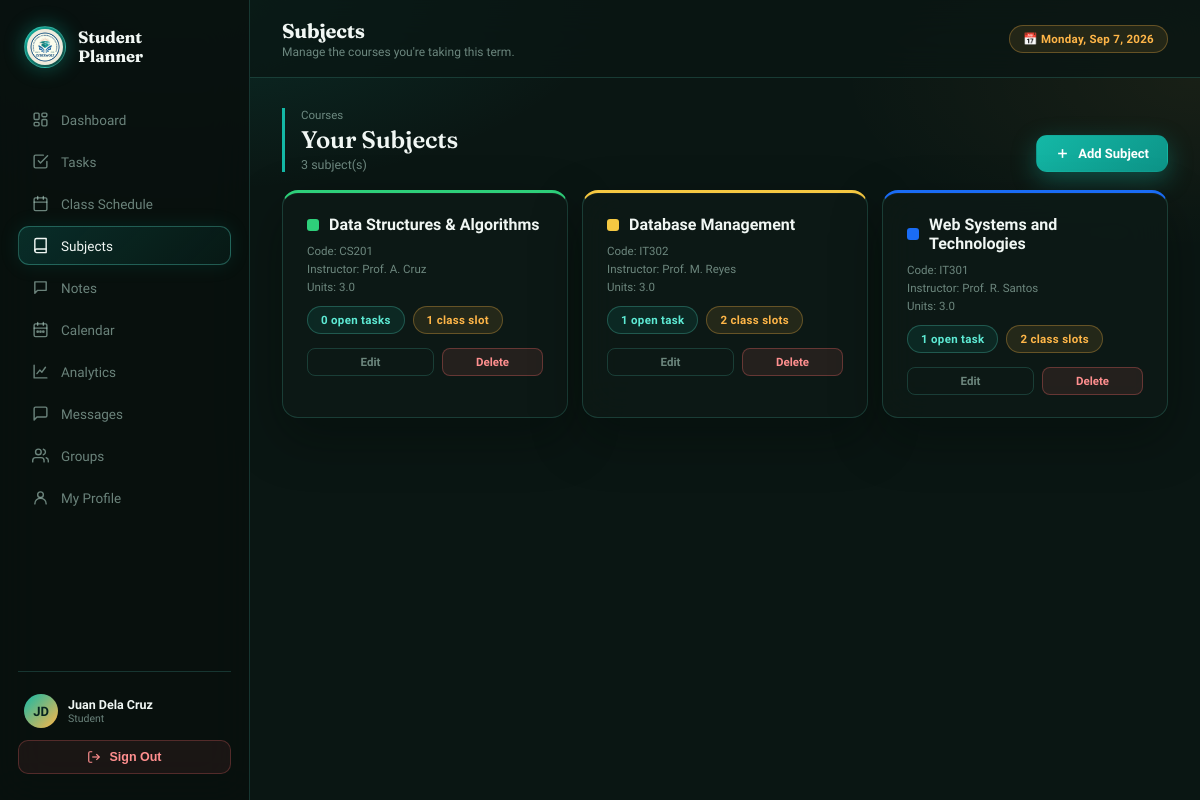
The page /subjects.php (signed in) on the database its author committed.
### tables this page shows
CREATE TABLE IF NOT EXISTS `subjects` (
  `id`           INT UNSIGNED AUTO_INCREMENT PRIMARY KEY,
  `user_id`      INT UNSIGNED NOT NULL,
  `subject_name` VARCHAR(120) NOT NULL,
  `subject_code` VARCHAR(30)  NULL,
  `instructor`   VARCHAR(100) NULL,
  `units`        DECIMAL(3,1) NULL,
  `color`        VARCHAR(7)   NOT NULL DEFAULT '#1a6cf5',
  `created_at`   DATETIME     NOT NULL DEFAULT CURRENT_TIMESTAMP,
  FOREIGN KEY (`user_id`) REFERENCES `login_accounts`(`id`) ON DELETE CASCADE
);

### subjects.php (the view, shortened to what this page needs)
<?php
require_once __DIR__ . '/includes/auth.php';
$subjects = mysqli_query($conn, "
  SELECT s.*,
    (SELECT COUNT(*) FROM tasks t WHERE t.subject_id=s.id AND t.status!='completed') AS open_tasks,
    (SELECT COUNT(*) FROM schedule sc WHERE sc.subject_id=s.id) AS class_count
  FROM subjects s WHERE s.user_id=$userId ORDER BY s.subject_name ASC");
$pageTitle = "Subjects";
$pageSub   = "Manage the courses you're taking this term.";
$activeNav = "subjects";
include __DIR__ . '/includes/layout_head.php';
?>
<div class="section-head">
  <div>
    <div class="section-eyebrow">Courses</div>
    <div class="section-title">Your Subjects</div>
    <div class="section-sub"><?php echo mysqli_num_rows($subjects); ?> subject(s)</div>
  </div>
  <button class="btn btn-primary" onclick="openModal('addSubjectModal')">
    <svg width="15" height="15" viewBox="0 0 24 24" fill="none" stroke="currentColor" stroke-width="2.5"><line x1="12" y1="5" x2="12" y2="19"/><line x1="5" y1="12" x2="19" y2="12"/></svg>
    Add Subject
  </button>
</div>
<?php if (mysqli_num_rows($subjects) === 0): ?>
  <div class="card">
    <div class="empty-state">
      <svg viewBox="0 0 24 24" stroke="currentColor"><path d="M4 19.5A2.5 2.5 0 0 1 6.5 17H20"/><path d="M6.5 2H20v20H6.5A2.5 2.5 0 0 1 4 19.5v-15A2.5 2.5 0 0 1 6.5 2z"/></svg>
      <div class="empty-title">No subjects yet</div>
      <div class="empty-sub">Add your first subject to start scheduling classes and tasks.</div>
    </div>
  </div>
<?php else: ?>
<div class="stat-grid" style="grid-template-columns:repeat(auto-fit,minmax(260px,1fr))">
  <?php mysqli_data_seek($subjects,0); while ($s = mysqli_fetch_assoc($subjects)):
    $sEsc = htmlspecialchars(json_encode($s), ENT_QUOTES, 'UTF-8');
  ?>
  <div class="card card-pad" style="--c:<?php echo h($s['color']); ?>;border-top:3px solid <?php echo h($s['color']); ?>">
    <div class="flex items-center gap-10" style="margin-bottom:10px">
      <span class="chip" style="width:12px;height:12px;background:<?php echo h($s['color']); ?>"></span>
      <div style="font-size:16px;font-weight:700;flex:1"><?php echo h($s['subject_name']); ?></div>
    </div>
    <?php if ($s['subject_code']): ?><div style="font-size:11.5px;color:var(--muted);margin-bottom:4px">Code: <?php echo h($s['subject_code']); ?></div><?php endif; ?>
    <?php if ($s['instructor']): ?><div style="font-size:11.5px;color:var(--muted);margin-bottom:4px">Instructor: <?php echo h($s['instructor']); ?></div><?php endif; ?>
    <?php if ($s['units']): ?><div style="font-size:11.5px;color:var(--muted);margin-bottom:10px">Units: <?php echo h($s['units']); ?></div><?php endif; ?>
    <div class="flex gap-8" style="margin:12px 0 14px">
      <span class="pill"><?php echo $s['open_tasks']; ?> open task<?php echo $s['open_tasks']==1?'':'s'; ?></span>
      <span class="pill gold"><?php echo $s['class_count']; ?> class slot<?php echo $s['class_count']==1?'':'s'; ?></span>
    </div>
    <div class="flex gap-8">
      <button class="btn btn-outline btn-sm" style="flex:1" onclick='editSubject(<?php echo $sEsc; ?>)'>Edit</button>
      <form method="POST" style="flex:1" onsubmit="return confirm('Delete this subject? Linked tasks/notes will be unlinked, not deleted.');">
        <button type="submit" class="btn btn-danger btn-sm" style="width:100%">Delete</button>
      </form>
    </div>
  </div>
  <?php endwhile; ?>
</div>
<?php endif; ?>
<?php include __DIR__ . '/includes/layout_foot.php'; ?>

### includes/layout_head.php (shortened to what this page needs)
<?php
$pageTitle  = $pageTitle  ?? 'Dashboard';
$pageSub    = $pageSub    ?? '';
$activeNav  = $activeNav  ?? '';
function navClass($key, $active){ return 'sb-link' . ($key === $active ? ' active' : ''); }
?>
<!DOCTYPE html>
<html lang="en">
<head>
<link rel="stylesheet" href="assets/css/style.css">
</head>
<body>
<div class="app">
  <aside class="sidebar" id="sidebar">
    <div class="sb-brand">
      <div class="sb-brand-ring">
        <img src="assets/img/logo.jpg" alt="School logo">
      </div>
      <div>
        <div class="sb-brand-name">Student<br>Planner</div>
      </div>
    </div>
    <nav class="sb-nav">
      <a href="index.php" class="<?php echo navClass('dashboard',$activeNav); ?>">
        <svg viewBox="0 0 24 24"><rect x="3" y="3" width="7" height="9" rx="1.5"/><rect x="14" y="3" width="7" height="5" rx="1.5"/><rect x="14" y="12" width="7" height="9" rx="1.5"/><rect x="3" y="16" width="7" height="5" rx="1.5"/></svg>
        Dashboard
      </a>
      <a href="tasks.php" class="<?php echo navClass('tasks',$activeNav); ?>">
        <svg viewBox="0 0 24 24"><path d="M9 11l3 3L22 4"/><path d="M21 12v7a2 2 0 0 1-2 2H5a2 2 0 0 1-2-2V5a2 2 0 0 1 2-2h11"/></svg>
        Tasks
      </a>
      <a href="schedule.php" class="<?php echo navClass('schedule',$activeNav); ?>">
        <svg viewBox="0 0 24 24"><rect x="3" y="4" width="18" height="18" rx="2"/><path d="M16 2v4M8 2v4M3 10h18"/></svg>
        Class Schedule
      </a>
      <a href="subjects.php" class="<?php echo navClass('subjects',$activeNav); ?>">
        <svg viewBox="0 0 24 24"><path d="M4 19.5A2.5 2.5 0 0 1 6.5 17H20"/><path d="M6.5 2H20v20H6.5A2.5 2.5 0 0 1 4 19.5v-15A2.5 2.5 0 0 1 6.5 2z"/></svg>
        Subjects
      </a>
      <a href="notes.php" class="<?php echo navClass('notes',$activeNav); ?>">
        <svg viewBox="0 0 24 24"><path d="M4 4h16v12H8l-4 4V4z"/></svg>
        Notes
      </a>
      <a href="calendar.php" class="<?php echo navClass('calendar',$activeNav); ?>">
        <svg viewBox="0 0 24 24"><rect x="3" y="4" width="18" height="18" rx="2"/><path d="M16 2v4M8 2v4M3 10h18"/><circle cx="8" cy="15" r="1"/><circle cx="12" cy="15" r="1"/><circle cx="16" cy="15" r="1"/></svg>
        Calendar
      </a>
      <a href="analytics.php" class="<?php echo navClass('analytics',$activeNav); ?>">
        <svg viewBox="0 0 24 24"><path d="M3 3v18h18"/><path d="M7 15l4-5 3 3 5-7"/></svg>
        Analytics
      </a>
      <a href="chat.php" class="<?php echo navClass('chat',$activeNav); ?>">
        <svg viewBox="0 0 24 24"><path d="M21 15a2 2 0 0 1-2 2H7l-4 4V5a2 2 0 0 1 2-2h14a2 2 0 0 1 2 2z"/></svg>
        Messages
      </a>
      <a href="groups.php" class="<?php echo navClass('groups',$activeNav); ?>">
        <svg viewBox="0 0 24 24"><path d="M17 21v-2a4 4 0 0 0-4-4H5a4 4 0 0 0-4 4v2"/><circle cx="9" cy="7" r="4"/><path d="M23 21v-2a4 4 0 0 0-3-3.87"/><path d="M16 3.13a4 4 0 0 1 0 7.75"/></svg>
        Groups
      </a>
      <a href="profile.php" class="<?php echo navClass('profile',$activeNav); ?>">
        <svg viewBox="0 0 24 24"><circle cx="12" cy="8" r="4"/><path d="M4 21c0-4.4 3.6-8 8-8s8 3.6 8 8"/></svg>
        My Profile
      </a>
    </nav>
    <div class="sb-foot">
      <a href="profile.php" class="sb-user-link">
        <div class="sb-user">
          <?php echo renderAvatar($user['name'], $user['avatar_path'] ?? null, 'sb-user-av'); ?>
          <div>
            <div class="sb-user-name"><?php echo h($user['name']); ?></div>
            <div class="sb-user-role"><?php echo h($user['role']); ?></div>
          </div>
        </div>
      </a>
      <form method="POST" action="logout.php">
        <button type="submit" class="sb-logout">
          <svg width="14" height="14" viewBox="0 0 24 24" fill="none" stroke="currentColor" stroke-width="2"><path d="M9 21H5a2 2 0 0 1-2-2V5a2 2 0 0 1 2-2h4"/><polyline points="16 17 21 12 16 7"/><line x1="21" y1="12" x2="9" y2="12"/></svg>
          Sign Out
        </button>
      </form>
    </div>
  </aside>
  <div class="main">
    <div class="topbar">
      <div class="flex items-center gap-10">
        <div>
          <div class="tb-title"><?php echo h($pageTitle); ?></div>
          <?php if ($pageSub): ?><div class="tb-sub"><?php echo h($pageSub); ?></div><?php endif; ?>
        </div>
      </div>
      <div class="tb-right">
        <span class="pill gold">📅 <?php echo date('l, M j, Y'); ?></span>
      </div>
    </div>
    <div class="content">

### includes/auth.php (shortened to what this page needs)
<?php
require_once __DIR__ . '/../db.php';
$user    = $_SESSION['sp_user'];
$userId  = intval($user['id']);
mysqli_query($conn, "UPDATE login_accounts SET last_seen = NOW(), is_online = 1 WHERE id = $userId");
mysqli_query($conn, "UPDATE login_accounts SET is_online = 0 WHERE last_seen < DATE_SUB(NOW(), INTERVAL 3 MINUTE)");
$chk = mysqli_fetch_assoc(mysqli_query($conn, "SELECT id, is_approved, name, role, avatar_path FROM login_accounts WHERE id=$userId"));
$user = $_SESSION['sp_user'];
function renderAvatar($name, $avatarPath, $class = ''){
    return '<div class="' . h($class) . '">' . h(initials($name)) . '</div>';
}
function initials($name){
    $parts = preg_split('/\s+/', trim($name));
    $ini = '';
    foreach (array_slice($parts,0,2) as $p) { if ($p !== '') $ini .= mb_strtoupper(mb_substr($p,0,1)); }
    return $ini ?: 'S';
}
function h($v){ return htmlspecialchars($v ?? '', ENT_QUOTES, 'UTF-8'); }

### rows shown on the page
subjects: subject_name "Data Structures & Algorithms", subject_code "CS201", instructor "Prof. A. Cruz", units "3.0", open_tasks "0", class_count "1"
subjects: subject_name "Database Management", subject_code "IT302", instructor "Prof. M. Reyes", units "3.0", open_tasks "1", class_count "2"
subjects: subject_name "Web Systems and Technologies", subject_code "IT301", instructor "Prof. R. Santos", units "3.0", open_tasks "1", class_count "2"

### other values the page prints
initials($name) "JD"
$user['name'] "Juan Dela Cruz"
$user['role'] "Student"
$pageTitle "Subjects"
$pageSub "Manage the courses you're taking this term."
mysqli_num_rows($subjects) "3"
